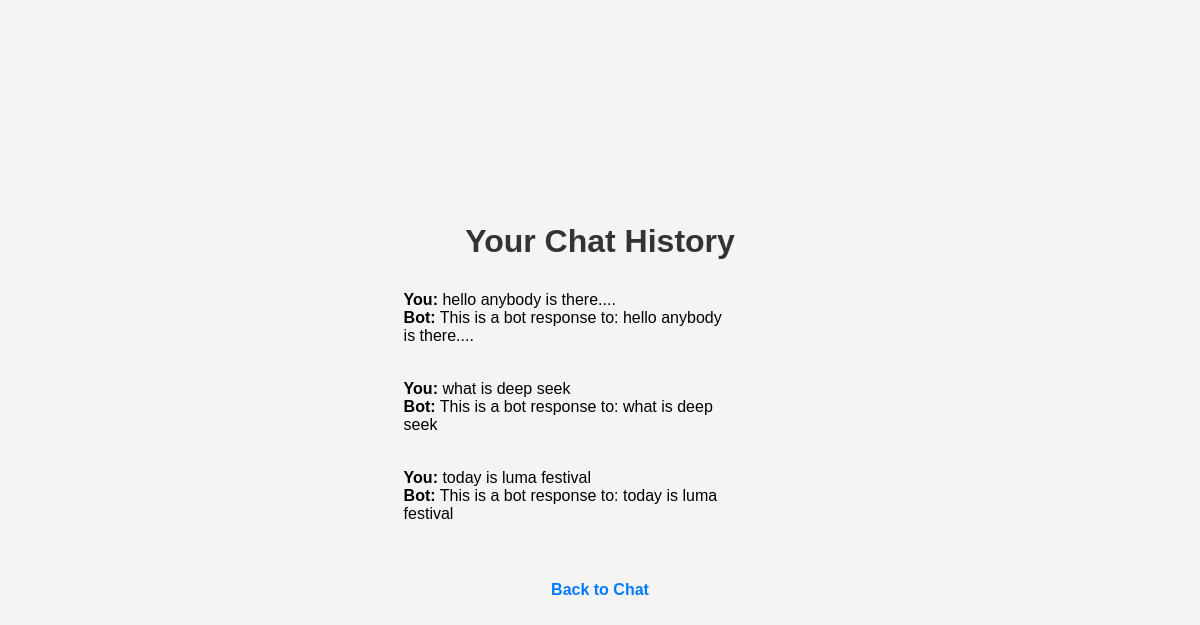
The page /chat_history (signed in) on the database its author committed.
### flask_chathistory/app.py (models this page shows)
class ChatHistory(db.Model):
    id = db.Column(db.Integer, primary_key=True)
    user_id = db.Column(db.Integer, db.ForeignKey('user.id'), nullable=False)
    user_message = db.Column(db.String(200), nullable=False)
    bot_response = db.Column(db.String(500), nullable=False)
    user = db.relationship('User', back_populates="chats")

### flask_chathistory/app.py (the view)
@app.route('/chat_history')
def chat_history():
    if 'user_id' not in session:
        return redirect(url_for('login'))
    history = ChatHistory.query.filter_by(user_id=session['user_id']).all()
    return render_template('chat_history.html', history=history)

### flask_chathistory/templates/chat_history.html (shortened to what this page needs)
<!DOCTYPE html>
<html>
<head>
    <link rel="stylesheet" href="{{ url_for('static', filename='chat_history.css') }}">
</head>
<body>
    <h1>Your Chat History</h1>
    <ul>
        {% for chat in history %}
            <li><strong>You:</strong> {{ chat.user_message }}<br><strong>Bot:</strong> {{ chat.bot_response }}</li>
        {% endfor %}
    </ul>
    <br>
    <a href="{{ url_for('chat') }}">Back to Chat</a>
</body>
</html>

### flask_chathistory/static/chat_history.css (style rules this page uses)
body { font-family: Arial, sans-serif; background-color: #f4f4f4; margin: 0; padding: 0; display: flex; flex-direction: column; align-items: center; justify-content: center; height: 100vh; }
h1 { color: #333; }
ul { list-style: none; padding: 0; margin: 0; }
li { margin-bottom: 15px; padding: 10px; border-radius: 10px; max-width: 80%; word-wrap: break-word; }
strong { font-weight: bold; }
a { text-decoration: none; color: #007bff; font-weight: bold; margin-top: 15px; display: inline-block; }

### rows shown on the page
ChatHistory: user_message "hello anybody is there....", bot_response "This is a bot response to: hello anybody is there...."
ChatHistory: user_message "what is deep seek", bot_response "This is a bot response to: what is deep seek"
ChatHistory: user_message "today is luma festival", bot_response "This is a bot response to: today is luma festival"
